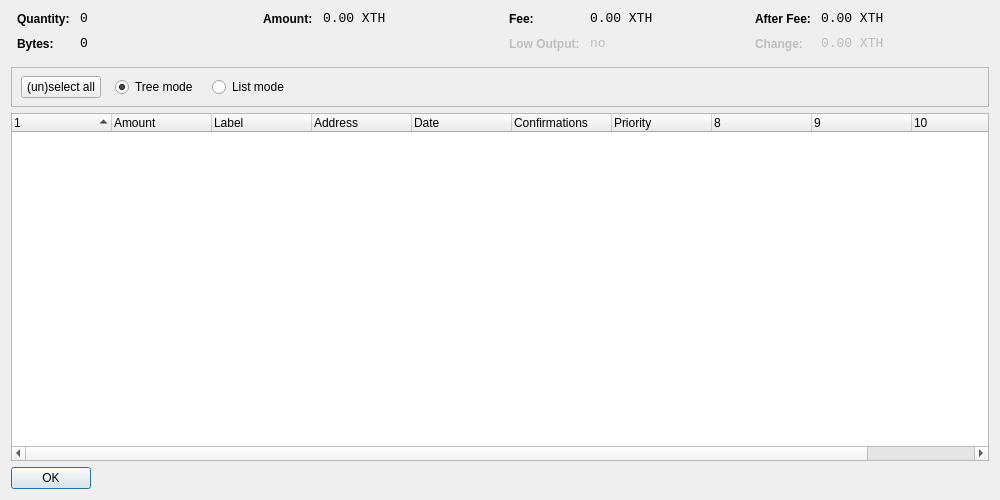
<?xml version="1.0" encoding="UTF-8"?>
<ui version="4.0">
 <class>CoinControlDialog</class>
 <widget class="QDialog" name="CoinControlDialog">
  <property name="geometry">
   <rect>
    <x>0</x>
    <y>0</y>
    <width>1000</width>
    <height>500</height>
   </rect>
  </property>
  <property name="windowTitle">
   <string>Coin Control</string>
  </property>
  <layout class="QVBoxLayout" name="verticalLayout">
   <item>
    <layout class="QHBoxLayout" name="horizontalLayoutTop" stretch="0,0,0,0">
     <property name="topMargin">
      <number>0</number>
     </property>
     <property name="bottomMargin">
      <number>10</number>
     </property>
     <item>
      <layout class="QFormLayout" name="formLayoutCoinControl1">
       <property name="horizontalSpacing">
        <number>10</number>
       </property>
       <property name="verticalSpacing">
        <number>10</number>
       </property>
       <property name="leftMargin">
        <number>6</number>
       </property>
       <property name="rightMargin">
        <number>6</number>
       </property>
       <item row="0" column="0">
        <widget class="QLabel" name="labelCoinControlQuantityText">
         <property name="styleSheet">
          <string notr="true">font-weight:bold;</string>
         </property>
         <property name="text">
          <string>Quantity:</string>
         </property>
        </widget>
       </item>
       <item row="0" column="1">
        <widget class="QLabel" name="labelCoinControlQuantity">
         <property name="font">
          <font>
           <family>Monospace</family>
           <pointsize>10</pointsize>
          </font>
         </property>
         <property name="cursor">
          <cursorShape>IBeamCursor</cursorShape>
         </property>
         <property name="contextMenuPolicy">
          <enum>Qt::ActionsContextMenu</enum>
         </property>
         <property name="text">
          <string notr="true">0</string>
         </property>
         <property name="textInteractionFlags">
          <set>Qt::LinksAccessibleByMouse|Qt::TextSelectableByKeyboard|Qt::TextSelectableByMouse</set>
         </property>
        </widget>
       </item>
       <item row="1" column="0">
        <widget class="QLabel" name="labelCoinControlBytesText">
         <property name="styleSheet">
          <string notr="true">font-weight:bold;</string>
         </property>
         <property name="text">
          <string>Bytes:</string>
         </property>
        </widget>
       </item>
       <item row="1" column="1">
        <widget class="QLabel" name="labelCoinControlBytes">
         <property name="font">
          <font>
           <family>Monospace</family>
           <pointsize>10</pointsize>
          </font>
         </property>
         <property name="cursor">
          <cursorShape>IBeamCursor</cursorShape>
         </property>
         <property name="contextMenuPolicy">
          <enum>Qt::ActionsContextMenu</enum>
         </property>
         <property name="text">
          <string notr="true">0</string>
         </property>
         <property name="textInteractionFlags">
          <set>Qt::LinksAccessibleByMouse|Qt::TextSelectableByKeyboard|Qt::TextSelectableByMouse</set>
         </property>
        </widget>
       </item>
      </layout>
     </item>
     <item>
      <layout class="QFormLayout" name="formLayoutCoinControl2">
       <property name="horizontalSpacing">
        <number>10</number>
       </property>
       <property name="verticalSpacing">
        <number>10</number>
       </property>
       <property name="leftMargin">
        <number>6</number>
       </property>
       <property name="rightMargin">
        <number>6</number>
       </property>
       <item row="0" column="0">
        <widget class="QLabel" name="labelCoinControlAmountText">
         <property name="styleSheet">
          <string notr="true">font-weight:bold;</string>
         </property>
         <property name="text">
          <string>Amount:</string>
         </property>
        </widget>
       </item>
       <item row="0" column="1">
        <widget class="QLabel" name="labelCoinControlAmount">
         <property name="font">
          <font>
           <family>Monospace</family>
           <pointsize>10</pointsize>
          </font>
         </property>
         <property name="cursor">
          <cursorShape>IBeamCursor</cursorShape>
         </property>
         <property name="contextMenuPolicy">
          <enum>Qt::ActionsContextMenu</enum>
         </property>
         <property name="text">
          <string notr="true">0.00 XTH</string>
         </property>
         <property name="textInteractionFlags">
          <set>Qt::LinksAccessibleByMouse|Qt::TextSelectableByKeyboard|Qt::TextSelectableByMouse</set>
         </property>
        </widget>
       </item>
      </layout>
     </item>
     <item>
      <layout class="QFormLayout" name="formLayoutCoinControl3">
       <property name="horizontalSpacing">
        <number>10</number>
       </property>
       <property name="verticalSpacing">
        <number>10</number>
       </property>
       <property name="leftMargin">
        <number>6</number>
       </property>
       <property name="rightMargin">
        <number>6</number>
       </property>
       <item row="0" column="0">
        <widget class="QLabel" name="labelCoinControlFeeText">
         <property name="styleSheet">
          <string notr="true">font-weight:bold;</string>
         </property>
         <property name="text">
          <string>Fee:</string>
         </property>
        </widget>
       </item>
       <item row="0" column="1">
        <widget class="QLabel" name="labelCoinControlFee">
         <property name="font">
          <font>
           <family>Monospace</family>
           <pointsize>10</pointsize>
          </font>
         </property>
         <property name="cursor">
          <cursorShape>IBeamCursor</cursorShape>
         </property>
         <property name="contextMenuPolicy">
          <enum>Qt::ActionsContextMenu</enum>
         </property>
         <property name="text">
          <string notr="true">0.00 XTH</string>
         </property>
         <property name="textInteractionFlags">
          <set>Qt::LinksAccessibleByMouse|Qt::TextSelectableByKeyboard|Qt::TextSelectableByMouse</set>
         </property>
        </widget>
       </item>
       <item row="1" column="0">
        <widget class="QLabel" name="labelCoinControlLowOutputText">
         <property name="enabled">
          <bool>false</bool>
         </property>
         <property name="styleSheet">
          <string notr="true">font-weight:bold;</string>
         </property>
         <property name="text">
          <string>Low Output:</string>
         </property>
        </widget>
       </item>
       <item row="1" column="1">
        <widget class="QLabel" name="labelCoinControlLowOutput">
         <property name="enabled">
          <bool>false</bool>
         </property>
         <property name="font">
          <font>
           <family>Monospace</family>
           <pointsize>10</pointsize>
          </font>
         </property>
         <property name="cursor">
          <cursorShape>IBeamCursor</cursorShape>
         </property>
         <property name="contextMenuPolicy">
          <enum>Qt::ActionsContextMenu</enum>
         </property>
         <property name="text">
          <string notr="true">no</string>
         </property>
         <property name="textInteractionFlags">
          <set>Qt::LinksAccessibleByMouse|Qt::TextSelectableByKeyboard|Qt::TextSelectableByMouse</set>
         </property>
        </widget>
       </item>
      </layout>
     </item>
     <item>
      <layout class="QFormLayout" name="formLayoutCoinControl4">
       <property name="horizontalSpacing">
        <number>10</number>
       </property>
       <property name="verticalSpacing">
        <number>10</number>
       </property>
       <property name="leftMargin">
        <number>6</number>
       </property>
       <property name="rightMargin">
        <number>6</number>
       </property>
       <item row="0" column="0">
        <widget class="QLabel" name="labelCoinControlAfterFeeText">
         <property name="styleSheet">
          <string notr="true">font-weight:bold;</string>
         </property>
         <property name="text">
          <string>After Fee:</string>
         </property>
        </widget>
       </item>
       <item row="0" column="1">
        <widget class="QLabel" name="labelCoinControlAfterFee">
         <property name="font">
          <font>
           <family>Monospace</family>
           <pointsize>10</pointsize>
          </font>
         </property>
         <property name="cursor">
          <cursorShape>IBeamCursor</cursorShape>
         </property>
         <property name="contextMenuPolicy">
          <enum>Qt::ActionsContextMenu</enum>
         </property>
         <property name="text">
          <string notr="true">0.00 XTH</string>
         </property>
         <property name="textInteractionFlags">
          <set>Qt::LinksAccessibleByMouse|Qt::TextSelectableByKeyboard|Qt::TextSelectableByMouse</set>
         </property>
        </widget>
       </item>
       <item row="1" column="0">
        <widget class="QLabel" name="labelCoinControlChangeText">
         <property name="enabled">
          <bool>false</bool>
         </property>
         <property name="styleSheet">
          <string notr="true">font-weight:bold;</string>
         </property>
         <property name="text">
          <string>Change:</string>
         </property>
        </widget>
       </item>
       <item row="1" column="1">
        <widget class="QLabel" name="labelCoinControlChange">
         <property name="enabled">
          <bool>false</bool>
         </property>
         <property name="font">
          <font>
           <family>Monospace</family>
           <pointsize>10</pointsize>
          </font>
         </property>
         <property name="cursor">
          <cursorShape>IBeamCursor</cursorShape>
         </property>
         <property name="contextMenuPolicy">
          <enum>Qt::ActionsContextMenu</enum>
         </property>
         <property name="text">
          <string notr="true">0.00 XTH</string>
         </property>
         <property name="textInteractionFlags">
          <set>Qt::LinksAccessibleByMouse|Qt::TextSelectableByKeyboard|Qt::TextSelectableByMouse</set>
         </property>
        </widget>
       </item>
      </layout>
     </item>
    </layout>
   </item>
   <item>
    <widget class="QFrame" name="frame">
     <property name="minimumSize">
      <size>
       <width>0</width>
       <height>40</height>
      </size>
     </property>
     <property name="frameShape">
      <enum>QFrame::StyledPanel</enum>
     </property>
     <property name="frameShadow">
      <enum>QFrame::Sunken</enum>
     </property>
     <widget class="QWidget" name="horizontalLayoutWidget">
      <property name="geometry">
       <rect>
        <x>10</x>
        <y>0</y>
        <width>781</width>
        <height>41</height>
       </rect>
      </property>
      <layout class="QHBoxLayout" name="horizontalLayoutPanel" stretch="0,0,0,0,0">
       <property name="spacing">
        <number>14</number>
       </property>
       <item>
        <widget class="QPushButton" name="pushButtonSelectAll">
         <property name="sizePolicy">
          <sizepolicy hsizetype="Maximum" vsizetype="Fixed">
           <horstretch>0</horstretch>
           <verstretch>0</verstretch>
          </sizepolicy>
         </property>
         <property name="text">
          <string>(un)select all</string>
         </property>
        </widget>
       </item>
       <item>
        <widget class="QRadioButton" name="radioTreeMode">
         <property name="sizePolicy">
          <sizepolicy hsizetype="Maximum" vsizetype="Fixed">
           <horstretch>0</horstretch>
           <verstretch>0</verstretch>
          </sizepolicy>
         </property>
         <property name="text">
          <string>Tree mode</string>
         </property>
         <property name="checked">
          <bool>true</bool>
         </property>
        </widget>
       </item>
       <item>
        <widget class="QRadioButton" name="radioListMode">
         <property name="sizePolicy">
          <sizepolicy hsizetype="Maximum" vsizetype="Fixed">
           <horstretch>0</horstretch>
           <verstretch>0</verstretch>
          </sizepolicy>
         </property>
         <property name="text">
          <string>List mode</string>
         </property>
        </widget>
       </item>
       <item>
        <spacer name="horizontalSpacer">
         <property name="orientation">
          <enum>Qt::Horizontal</enum>
         </property>
         <property name="sizeHint" stdset="0">
          <size>
           <width>40</width>
           <height>20</height>
          </size>
         </property>
        </spacer>
       </item>
      </layout>
     </widget>
    </widget>
   </item>
   <item>
    <widget class="CoinControlTreeWidget" name="treeWidget">
     <property name="contextMenuPolicy">
      <enum>Qt::CustomContextMenu</enum>
     </property>
     <property name="sortingEnabled">
      <bool>false</bool>
     </property>
     <property name="columnCount">
      <number>11</number>
     </property>
     <attribute name="headerShowSortIndicator" stdset="0">
      <bool>true</bool>
     </attribute>
     <attribute name="headerStretchLastSection">
      <bool>false</bool>
     </attribute>
     <column>
      <property name="text">
       <string/>
      </property>
     </column>
     <column>
      <property name="text">
       <string>Amount</string>
      </property>
     </column>
     <column>
      <property name="text">
       <string>Label</string>
      </property>
     </column>
     <column>
      <property name="text">
       <string>Address</string>
      </property>
     </column>
     <column>
      <property name="text">
       <string>Date</string>
      </property>
     </column>
     <column>
      <property name="text">
       <string>Confirmations</string>
      </property>
      <property name="toolTip">
       <string>Confirmed</string>
      </property>
     </column>
     <column>
      <property name="text">
       <string>Priority</string>
      </property>
     </column>
     <column>
      <property name="text">
       <string/>
      </property>
     </column>
     <column>
      <property name="text">
       <string/>
      </property>
     </column>
     <column>
      <property name="text">
       <string/>
      </property>
     </column>
     <column>
      <property name="text">
       <string/>
      </property>
     </column>
    </widget>
   </item>
   <item>
    <widget class="QDialogButtonBox" name="buttonBox">
     <property name="sizePolicy">
      <sizepolicy hsizetype="Maximum" vsizetype="Fixed">
       <horstretch>0</horstretch>
       <verstretch>0</verstretch>
      </sizepolicy>
     </property>
     <property name="orientation">
      <enum>Qt::Horizontal</enum>
     </property>
     <property name="standardButtons">
      <set>QDialogButtonBox::Ok</set>
     </property>
    </widget>
   </item>
  </layout>
 </widget>
 <customwidgets>
  <customwidget>
   <class>CoinControlTreeWidget</class>
   <extends>QTreeWidget</extends>
   <header>coincontroltreewidget.h</header>
  </customwidget>
 </customwidgets>
 <resources/>
 <connections/>
</ui>
